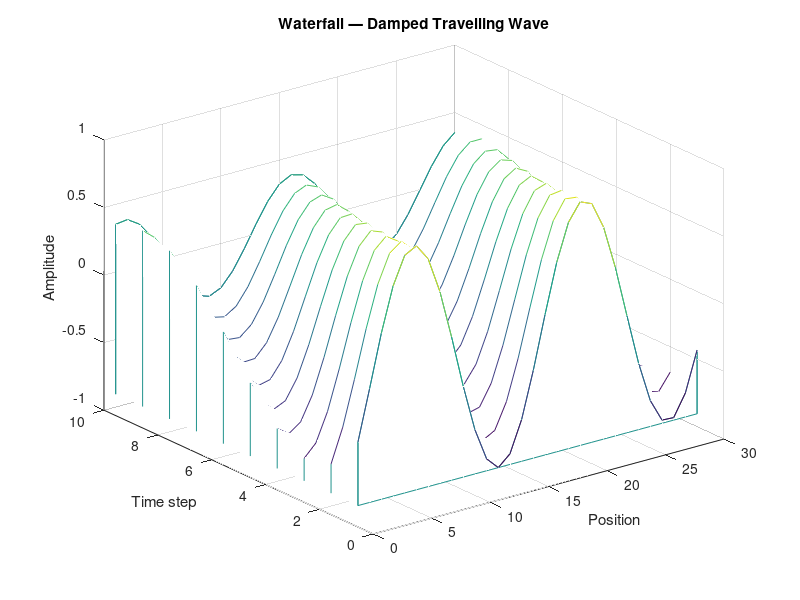

This chart was generated by the following MATLAB code:
% waterfall — Stacked row ribbons
% Each row of Z becomes a ribbon whose top edge follows Z(r,:) and
% bottom edge sits at z=0. Useful for visualising spectrograms or
% successive waveform snapshots stacked over time.


clear
close all

% Damped travelling sinusoid: each row is a snapshot at a later time.
n = 10;
m = 30;
Z = zeros(n, m);
x = linspace(0, 4*pi, m);
for i = 1:n
    Z(i, :) = exp(-i / 10) * sin(x - i / 2);
end

figure
waterfall(Z)
title('Waterfall — Damped Travelling Wave')
xlabel('Position')
ylabel('Time step')
zlabel('Amplitude')
grid on
